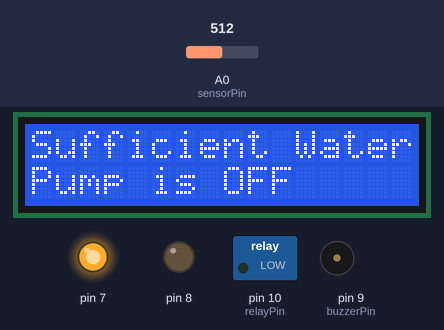
The sketch below on a simulated Arduino Uno, built with avr-gcc and run on an emulated ATmega328P. Parts: 16×2 character LCD, switched loads named in the sketch (green lamp = pin HIGH), output pins drawn as LEDs (lit = HIGH), buzzer (waves = sounding, pin HIGH). The test bench sets the inputs (shaded band); at power-on: A0 (sensorPin) = 512. What the sketch prints to the serial monitor is not drawn.

Above: at 4.2 s.
4.3 s: A0 (sensorPin) set to 489
At 5.4 s:
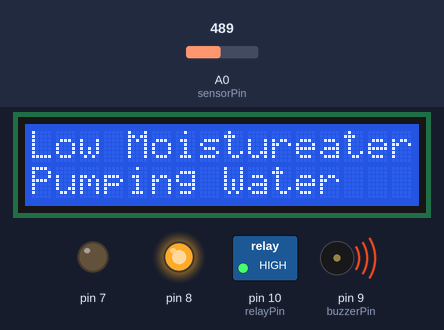
6.6 s: A0 (sensorPin) set to 510
At 7.7 s:
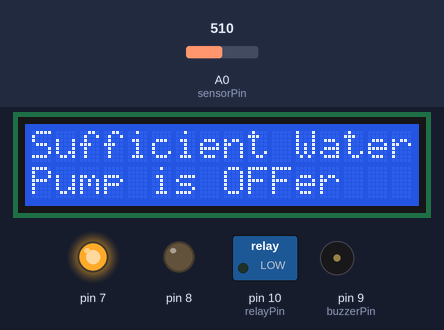
8.7 s: A0 (sensorPin) set to 490
At 9.9 s:
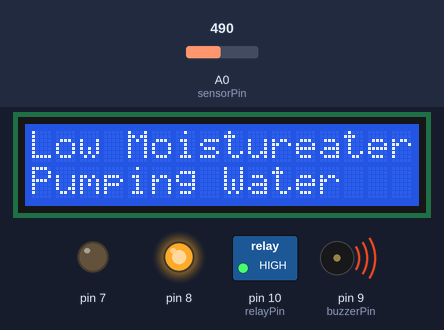
10.7 s: A0 (sensorPin) set to 511
At 12.1 s:
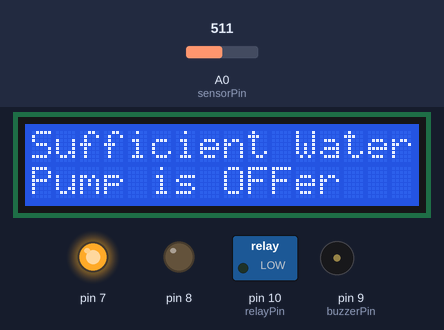
Timing chart, 0 to 13.7 s (numbered marks = the images above; inputs shaded):
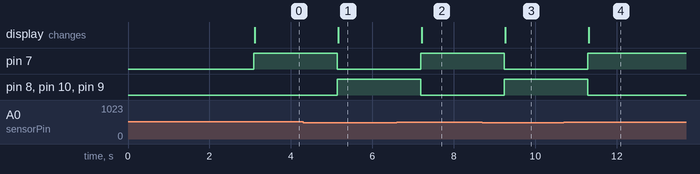

Measured:
- the behaviour switches between 500 and 499 on A0 (sensorPin) (found by bisection; images 0 and 1)
- after the input at 4.3 s, pin 7: HIGH → LOW after 0.84 s; pin 8, pin 10 (relayPin), pin 9 (buzzerPin): LOW → HIGH after 0.84 s; the display: changes after 0.86 s (image 1)
- after the input at 6.6 s, pin 7: LOW → HIGH after 0.59 s; pin 8, pin 10 (relayPin), pin 9 (buzzerPin): HIGH → LOW after 0.59 s; the display: changes after 0.61 s (image 2)
- after the input at 8.7 s, pin 7: HIGH → LOW after 0.54 s; pin 8, pin 10 (relayPin), pin 9 (buzzerPin): LOW → HIGH after 0.54 s; the display: changes after 0.57 s (image 3)
- after the input at 10.7 s, pin 7: LOW → HIGH after 0.59 s; pin 8, pin 10 (relayPin), pin 9 (buzzerPin): HIGH → LOW after 0.59 s; the display: changes after 0.62 s (image 4)

The sketch:

soil_moisture_sensor.ino
```cpp
#include <LiquidCrystal_I2C.h>

int sensorPin = A0; //Soil Moisture Sensor

int relayPin = 10; //Relay Controlling Water Pump

int buzzerPin = 9; //Buzzer
int red_led = 8; // Red LED
int green_led = 7; // Gree LED

LiquidCrystal_I2C lcd(0*21,16,2);
int threshold = 500; //Moisture

void setup() {

  pinMode(10, OUTPUT);
  pinMode(9, OUTPUT);
  pinMode(8, OUTPUT);
  pinMode(7, OUTPUT);

  lcd.init();
  lcd.backlight();
  lcd.setCursor(0,0);
  lcd.print("System is Ready");
  delay(3000);
  lcd.clear();

  digitalWrite(10, HIGH);
  digitalWrite(9, LOW);

  Serial.begin(9600);

}

void loop() {

  int moisture = analogRead(A0);

  Serial.print("Soil Moisture: ");
  Serial.println(moisture);

  if(moisture < threshold) {

    digitalWrite(10, HIGH); // Relay controlling Water Pump
    digitalWrite(9, HIGH);  // Buzzer
    digitalWrite(8, HIGH);  // Red LED
    digitalWrite(7, LOW);   // Green LED

    lcd.setCursor(0,0);
    lcd.print("Low Moisture");
    lcd.setCursor(0,1);
    lcd.print("Pumping Water");

    Serial.println("Pump ON - Buzzer ON");

  }
  else {

    digitalWrite(10, LOW);
    digitalWrite(9, LOW);
    digitalWrite(8, LOW);
    digitalWrite(7, HIGH);

    lcd.setCursor(0,0);
    lcd.print("Sufficient Water");
    lcd.setCursor(0,1);
    lcd.print("Pump is OFF");

    Serial.println("Pump ON - Buzzer ON");

  }
  delay(1000);

}
```
